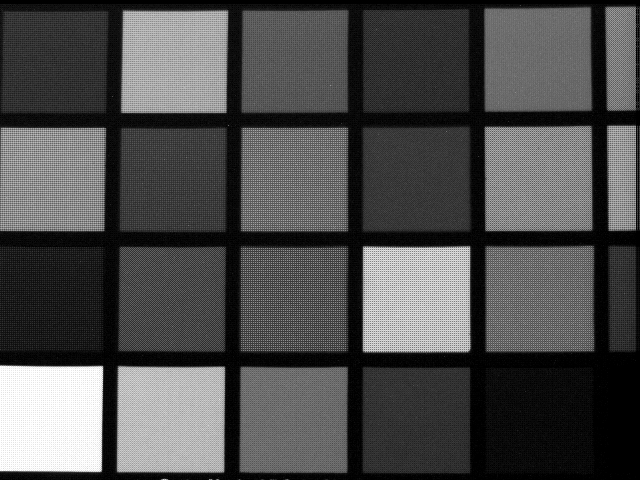
//> input picture 1 - colorChain/img/test1.bmp, 640 x 480 px, given in place of bike.avi, which was not available
$ ./VideoProcessing   (built with g++ and OpenCV 4)
//> lines starting //> are read from the running program, lines starting //| are printed output that depends on the picture; pictures that were not available may be replaced by others from this repository, and a replacement may not be noted
### 3 - mvDetection/mvDetection/UnionFind.h
#include <vector>

struct node {
	node *parent;
	int i, rank;
};

class cUnionFind {
  private:
	std::vector<node *> nodes;
	int elements, sets;

  protected:

  public:
	cUnionFind();
	~cUnionFind();

	node* MakeSet(int i);
	node* Find(node* a);
	void Union(node* a0, node* a1);

	int ElementCount();
	int SetCount();

	int Reduce();
	void Reset();
};

### 3 - mvDetection/mvDetection/Tracker.h
#ifndef TRACKER_H
#define TRACKER_H

#include <opencv2/opencv.hpp>

#include "UnionFind.h"
#include <vector>

class cTracker {

  private:
	node **labels;
	unsigned int width, height;
	cUnionFind ds;		//Disjoint Sets for Connected Component Labelling

  public:
	cTracker();
	~cTracker();

	cv::Mat extractBlobs(cv::Mat &mat);
};

#endif

### 3 - mvDetection/mvDetection/VideoProcessor.h
#if !defined VPROCESSOR
#define VPROCESSOR

#include <iostream>
#include <iomanip>
#include <sstream>
#include <string>
#include <vector>
#include <opencv2/core/core.hpp>
#include <opencv2/highgui/highgui.hpp>

#include "Tracker.h"

// Namespaces
using namespace cv;
using namespace std;


// The frame processor interface
class FrameProcessor {

  public:
	// processing method
	virtual void process(cv:: Mat &input, cv:: Mat &output) = 0;
};

class VideoProcessor {

  private:

	  // the OpenCV video capture object
	  cv::VideoCapture capture;
	  // the callback function to be called
	  // for the processing of each frame
	  void (*process)(cv::Mat&, cv::Mat&);
	  // the pointer to the class implementing
	  // the FrameProcessor interface
	  FrameProcessor *frameProcessor;
	  // a bool to determine if the
	  // process callback will be called
	  bool callIt;
	  // Input display window name
	  std::string windowNameInput;
	  // Output display window name
	  std::string windowNameOutput;
	  // delay between each frame processing
	  int delay;
	  // number of processed frames
	  long fnumber;
	  // stop at this frame number
	  long frameToStop;
	  // to stop the processing
	  bool stop;

	  // vector of image filename to be used as input
	  std::vector<std::string> images;
	  // image vector iterator
	  std::vector<std::string>::const_iterator itImg;

	  // the OpenCV video writer object
	  cv::VideoWriter writer;
	  // output filename
	  std::string outputFile;

	  // current index for output images
	  int currentIndex;
	  // number of digits in output image filename
	  int digits;
	  // extension of output images
	  std::string extension;

	  // to get the next frame
	  // could be: video file; camera; vector of images
	  bool readNextFrame(cv::Mat& frame) {

		  if (images.size() == 0)
			  return capture.read(frame);
		  else {

			  if (itImg != images.end()) {

				  frame = cv::imread(*itImg);
				  itImg++;
				  return frame.data != 0;
			  }
		  }
	  }

	  // to write the output frame
	  // could be: video file or images
	  void writeNextFrame(cv::Mat& frame) {

		  if (extension.length()) { // then we write images

			  std::stringstream ss;
		      ss << outputFile << std::setfill('0') << std::setw(digits) << currentIndex++ << extension;
			  cv::imwrite(ss.str(), frame);

		  } else { // then write video file

			  writer.write(frame);
		  }
	  }

  public:

	  // Constructor setting the default values
	  VideoProcessor() : callIt(false), delay(-1),
		  fnumber(0), stop(false), digits(0), frameToStop(-1),
	      process(0), frameProcessor(0) {
	  }

	  // set the name of the video file
	  bool setInput(std::string filename) {

		fnumber = 0;
		// In case a resource was already
		// associated with the VideoCapture instance
		capture.release();
		images.clear();

		// Open the video file
		return capture.open(filename);
	  }

	  // set the camera ID
	  // [25 lines left out: functions setInput, setInput, not called in this run]

	  // set the output video file
	  // by default the same parameters than input video will be used
	  bool setOutput(const std::string &filename, int codec=0, double framerate=0.0, bool isColor=true) {

		  outputFile = filename;
		  extension.clear();

		  if (framerate == 0.0)
			  framerate = getFrameRate(); // same as input

		  char c[4];
		  // use same codec as input
		  if (codec == 0) {
			  codec = getCodec(c);
		  }

		  // Open output video
		  return writer.open(outputFile, // filename
			  codec, // codec to be used
			  framerate,      // frame rate of the video
			  getFrameSize(), // frame size
			  isColor);       // color video?
	  }

	  // set the output as a series of image files
	  // extension must be ".jpg", ".bmp" ...
	  // [20 lines left out: function setOutput, not called in this run]

	  // set the callback function that will be called for each frame
	  void setFrameProcessor(void (*frameProcessingCallback)(cv::Mat&, cv::Mat&)) {

		  // invalidate frame processor class instance
		  frameProcessor = 0;
		  // this is the frame processor function that will be called
		  process = frameProcessingCallback;
		  callProcess();
	  }

	  // set the instance of the class that implements the FrameProcessor interface
	  // [14 lines left out: functions setFrameProcessor, stopAtFrameNo, not called in this run]

	  // process callback to be called
	  void callProcess() {

		  callIt = true;
	  }

	  // do not call process callback
	  void dontCallProcess() {

		  callIt = false;
	  }

	  // to display the processed frames
	  void displayInput(std::string wn) {

		  windowNameInput = wn;
		  cv::namedWindow(windowNameInput);
	  }

	  // to display the processed frames
	  void displayOutput(std::string wn) {

		  windowNameOutput = wn;
		  cv::namedWindow(windowNameOutput);
	  }

	  // do not display the processed frames
	  // [7 lines left out: function dontDisplay, not called in this run]

	  // set a delay between each frame. 0 means wait at each frame. negative means no delay
	  void setDelay(int d) {

		  delay = d;
	  }

	  // a count is kept of the processed frames
	  // [4 lines left out: function getNumberOfProcessedFrames, not called in this run]

	  // return the size of the video frame
	  cv::Size getFrameSize() {

		if (images.size() == 0) {

			// get size of from the capture device
			int w = static_cast<int>(capture.get(CV_CAP_PROP_FRAME_WIDTH));
			int h = static_cast<int>(capture.get(CV_CAP_PROP_FRAME_HEIGHT));

			return cv::Size(w,h);
		}
		else { // if input is vector of images

			cv::Mat tmp = cv::imread(images[0]);
			if (!tmp.data) return cv::Size(0,0);
			else return tmp.size();
		}
	  }

	  // return the frame number of the next frame
	  long getFrameNumber() {

		if (images.size() == 0) {

			// get info of from the capture device
	 	    long f = static_cast<long>(capture.get(CV_CAP_PROP_POS_FRAMES));
		    return f;
		}
		else { // if input is vector of images

			return static_cast<long>(itImg - images.begin());
		}
	  }

	  // return the position in ms
	  double getPositionMS() {

		  // undefined for vector of images
		  if (images.size() != 0) return 0.0;

	 	  double t = capture.get(CV_CAP_PROP_POS_MSEC);
		  return t;
	  }

	  // return the frame rate
	  double getFrameRate() {

		  // undefined for vector of images
		  if (images.size() != 0) return 0;

	 	  double r = capture.get(CV_CAP_PROP_FPS);
		  return r;
	  }

	  // return the number of frames in video
	  long getTotalFrameCount() {

		  // for vector of images
		  if (images.size() != 0) return images.size();

	 	  long t = capture.get(CV_CAP_PROP_FRAME_COUNT);
		  return t;
	  }

	  // get the codec of input video
	  int getCodec(char codec[4]) {

		  // undefined for vector of images
		  if (images.size() != 0) return -1;

		  union {
			  int value;
			  char code[4];
		  } returned;

		  returned.value= static_cast<int>(capture.get(CV_CAP_PROP_FOURCC));

		  codec[0]= returned.code[0];
		  codec[1]= returned.code[1];
		  codec[2]= returned.code[2];
		  codec[3]= returned.code[3];

		  return returned.value;
	  }

	  // go to this frame number
	  // [49 lines left out: functions setFrameNumber, setPositionMS, setRelativePosition, not called in this run]

	  // Stop the processing
	  void stopIt() {

		  stop = true;
	  }

	  // Is the process stopped?
	  bool isStopped() {

		  return stop;
	  }

	  // Is a capture device opened?
	  bool isOpened() {

		  return capture.isOpened() || !images.empty();
	  }

	  // to grab (and process) the frames of the sequence
	  void run() {

		  // current frame
		  cv::Mat frame;
		  // output frame
		  cv::Mat output;

		  Mat morphoFrame;

		  cTracker tracker;
		  namedWindow("tracker", CV_WINDOW_AUTOSIZE);
		  Mat tempCCL;

		  // if no capture device has been set
		  if (!isOpened())
			  return;

		  stop = false;

		  while (!isStopped()) {

			  // read next frame if any
			  if (!readNextFrame(frame))
				  break;

		      // calling the process function or method
			  if (callIt) {

				// process the frame
				if (process)
				    process(frame, output);
				else if (frameProcessor)
					frameProcessor->process(frame, output);

				// increment frame number
			    fnumber++;
			  }
			  else {

				output = frame;
			  }

			  // write output sequence
			  if (outputFile.length() != 0)
				  writeNextFrame(output);


			  // ======== TASK: FILTERING OF DETECTED MOVING PIXELS USING MORPHOLOGICAL OPERATORS ========
			  // dilate original image
			  cv::dilate(output, morphoFrame, cv::Mat(), cv::Point(-1,-1), 2);
			  // in-place erosion of the dilated image
			  cv::erode(morphoFrame, morphoFrame, cv::Mat(), cv::Point(-1,-1), 7);

			  // ======== TASK: CONNECTED COMPONENT LABELLING (4-NEIGHBOURHOOD, 2 PASS METHOD) ========
			  tempCCL = tracker.extractBlobs(morphoFrame);


			  // ======== TASK: DISPLAY OF VIDEO IMAGE PROCESSES ========
			  displayFourProcesses(frame, output, morphoFrame, tempCCL);

			  // introduce a delay
			  if (delay>=0 && cv::waitKey(delay) >= 0)
				stopIt();

			  // check if we should stop
			  if (frameToStop>=0 && getFrameNumber()==frameToStop)
				  stopIt();
		  }
	  }


	// --- DISPLAY 2x2 VIDEO PROCESSES ---
	void displayFourProcesses(Mat& upLeftImage, Mat& upRightImage, Mat& dnLeftImage, Mat& dnRightImage) {

		//Convert grayscale upRightImage to BGR upRightImage for compatibility

		//cvtColor(upLeftImage, upLeftImage, CV_GRAY2BGR);
		cvtColor(upRightImage, upRightImage, CV_GRAY2BGR);
		cvtColor(dnLeftImage, dnLeftImage, CV_GRAY2BGR);
		//cvtColor(dnRightImage, dnRightImage, CV_GRAY2BGR);

		Mat doubleImage(upLeftImage.rows*2, upLeftImage.cols*2, upLeftImage.type());

		upLeftImage.copyTo(doubleImage(Rect(0, 0, upLeftImage.cols, upLeftImage.rows)));
		upRightImage.copyTo(doubleImage(Rect(upLeftImage.cols, 0, upLeftImage.cols, upLeftImage.rows)));
		dnLeftImage.copyTo(doubleImage(Rect(0, upLeftImage.rows, upLeftImage.cols, upLeftImage.rows)));
		dnRightImage.copyTo(doubleImage(Rect(upLeftImage.cols, upLeftImage.rows, upLeftImage.cols, upLeftImage.rows)));

		namedWindow("Assignment 3", CV_WINDOW_AUTOSIZE);
		imshow("Assignment 3", doubleImage);
	}
};

#endif

### 3 - mvDetection/mvDetection/UnionFind.cpp
#include "UnionFind.h"

cUnionFind::cUnionFind() : elements(0), sets(0) {
}

cUnionFind::~cUnionFind() {
	for (int i = 0; i < nodes.size(); i++) delete nodes[i];
	nodes.clear();
}

node* cUnionFind::MakeSet(int i) {
	if (elements + 1 > nodes.size()) nodes.push_back(new node);

	nodes[elements]->parent = nodes[elements];
	nodes[elements]->i = i;
	nodes[elements]->rank = 0;

	elements++;
	sets++;

	return nodes[elements-1];
}

node* cUnionFind::Find(node* a) {			// with path compression
	if (a->parent == a) return a;
	else {
		a->parent = Find(a->parent);
		return a->parent;
	}
}

void cUnionFind::Union(node* a0, node* a1) {		// union by rank
	if (a0 == a1) return;

	node *a2 = Find(a0);
	node *a3 = Find(a1);

	if (a2 == a3) return;

	if      (a2->rank < a3->rank) a2->parent = a3;
	else if (a3->rank < a2->rank) a3->parent = a2;
	else {
		a2->parent = a3;
		a3->rank++;
	}

	sets--;
}

int cUnionFind::ElementCount() {
	return elements;
}

int cUnionFind::SetCount() {
	return sets;
}

int cUnionFind::Reduce() {
	int j = 0;
	for (int i = 0; i < elements; i++)
		if (nodes[i]->parent == nodes[i])
			nodes[i]->i = j++;
	return j;
}

void cUnionFind::Reset() {
	elements = sets = 0;
}

### 3 - mvDetection/mvDetection/Tracker.cpp
#include "Tracker.h"
#include <iostream>

cTracker::cTracker() : labels(NULL) { }

cTracker::~cTracker() {
	if (labels) delete [] labels;
}

cv::Mat cTracker::extractBlobs(cv::Mat &mat) {

	// mat.cols, mat.rows -- allocate vectors
	if (mat.cols != width || mat.rows != height) {

		width = mat.cols; height = mat.rows;

		if (labels)
			delete [] labels;

		labels = new node*[width*height];
	}

	// reset our data structure for reuse
	ds.Reset();
	int index;

	// generate equivalence sets -- connected component labeling (4-connected)
	labels[0] = ds.MakeSet(0);

	for (int j = 1; j < mat.cols; j++)
		labels[j] = mat.data[j] != mat.data[j-1] ? ds.MakeSet(0) : labels[j-1];

	for (int j = mat.cols; j < mat.rows*mat.cols; j++) {

		if (mat.data[j] == mat.data[j-1]) {
			labels[j] = labels[j-1];

			if (mat.data[j-1] == mat.data[j-mat.cols])
				ds.Union(labels[j-1], labels[j-mat.cols]);
		}

		else if (mat.data[j] == mat.data[j-mat.cols])
			labels[j] = labels[j-mat.cols];

		else labels[j] = ds.MakeSet(0);
	}

	cv::Mat imgOut(mat.size(), CV_8UC3);

	int numBlobs = ds.Reduce();

	std::vector<cv::Vec3b> colors;
	colors.push_back(cv::Vec3b(0, 0, 0));	//background

	for(int lbl = 1; lbl < numBlobs; ++lbl )
		colors.push_back( cv::Vec3b( (rand()&255), (rand()&255), (rand()&255) ) );

	for (int j = 0; j < mat.rows; j++) {
		for (int i = 0; i < mat.cols; i++) {
			index = ds.Find(labels[j*mat.cols+i])->i;

			cv::Vec3b &pix = imgOut.at<cv::Vec3b>(j, i);
			pix = colors[index];
		}
	}

	return imgOut;
}

### 3 - mvDetection/mvDetection/VideoProcessing.cpp
// [16 lines of licence text are left out]

#include <iostream>
#include <opencv2/core/core.hpp>
#include <opencv2/imgproc/imgproc.hpp>
#include <opencv2/highgui/highgui.hpp>

#include "videoprocessor.h"

// [5 lines left out: function draw, not called in this run]

void canny(cv::Mat& img, cv::Mat& out) {

	// Convert to gray
	cv::cvtColor(img,out,CV_BGR2GRAY);
	// Compute Canny edges
	cv::Canny(out,out,100,200);
	// Invert the image
	cv::threshold(out,out,128,255,cv::THRESH_BINARY_INV);
}

int main()
{
	// Open the video file
    cv::VideoCapture capture("../bike.avi");
	// check if video successfully opened
	if (!capture.isOpened())
		return 1;

	// Get the frame rate
	double rate= capture.get(CV_CAP_PROP_FPS);

	bool stop(false);
	cv::Mat frame; // current video frame
	cv::namedWindow("Extracted Frame");

	// Delay between each frame
	// corresponds to video frame rate
	int delay= 1000/rate;

	// for all frames in video
	while (!stop) {

		// read next frame if any
		if (!capture.read(frame))
			break;
//> frame is the input picture: 480 rows x 640 cols, CV_8UC3; min 0, max 255, mean 77.9

		cv::imshow("Extracted Frame",frame);

		// introduce a delay
		// or press key to stop
		if (cv::waitKey(delay)>=0)
//> the Esc key is pressed
				stop= true;
	}

	// Close the video file
	capture.release();

	cv::waitKey();

	// Now using the VideoProcessor class

	// Create instance
	VideoProcessor processor;
	// Open video file
	processor.setInput("../bike.avi");
	// Declare a window to display the video
	processor.displayInput("Input Video");
	processor.displayOutput("Output Video");
	// Play the video at the original frame rate
	processor.setDelay(1000./processor.getFrameRate());
	// Set the frame processor callback function
	processor.setFrameProcessor(canny);
	// Start the process
	processor.run();
//> in canny, `cv::Canny(out,out,100,200);`:
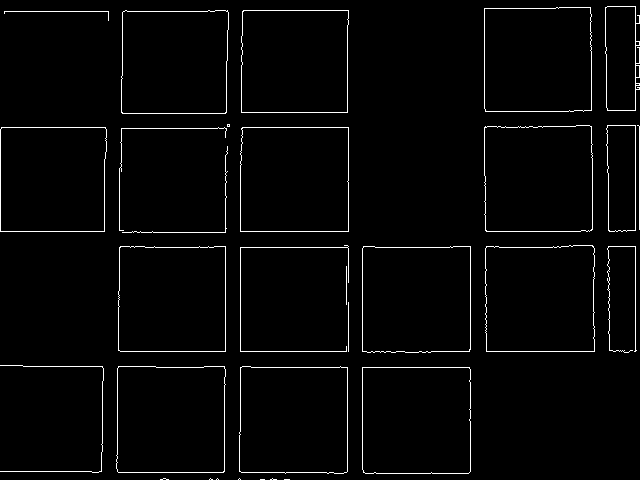
//> out: 480 rows x 640 cols, CV_8UC1; 2.4% white in thin lines or dots
//> after the loop in extractBlobs, `for (int j = 0; j < mat.rows; j++)`: index = 0
//> in displayFourProcesses, `upLeftImage.copyTo(doubleImage(Rect(0, 0, upLeftImage.cols, upLeftImag..`:
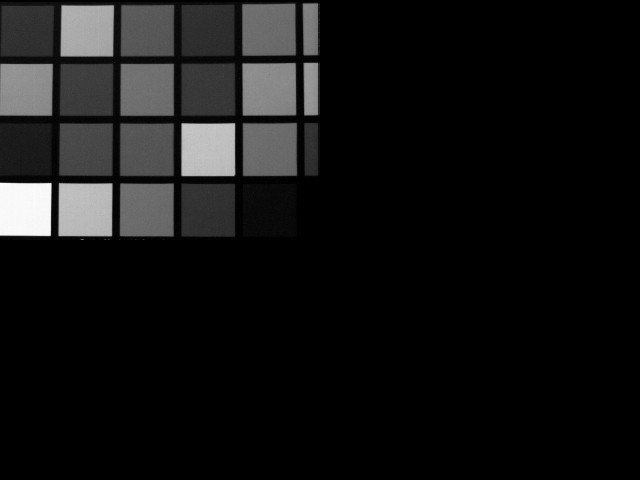
//> doubleImage: 960 rows x 1280 cols, CV_8UC3 (shown at 1/2 size); min 0, max 255, mean 19.5
//> in displayFourProcesses, `upRightImage.copyTo(doubleImage(Rect(upLeftImage.cols, 0, upLeftImage...`:
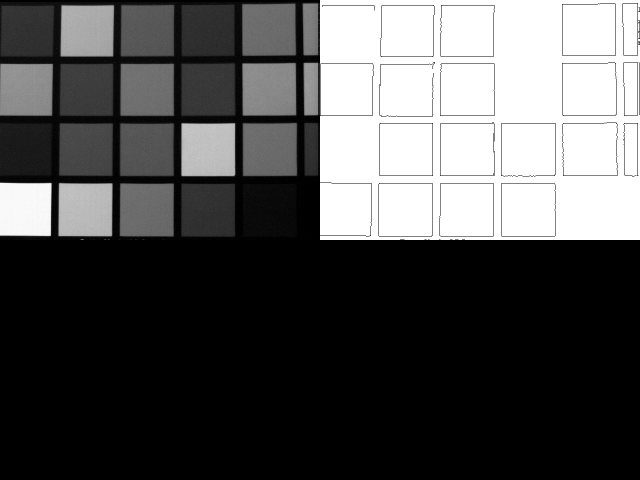
//> doubleImage: 960 rows x 1280 cols, CV_8UC3 (shown at 1/2 size); min 0, max 255, mean 81.7
//> in displayFourProcesses, `dnLeftImage.copyTo(doubleImage(Rect(0, upLeftImage.rows, upLeftImage.c..`:
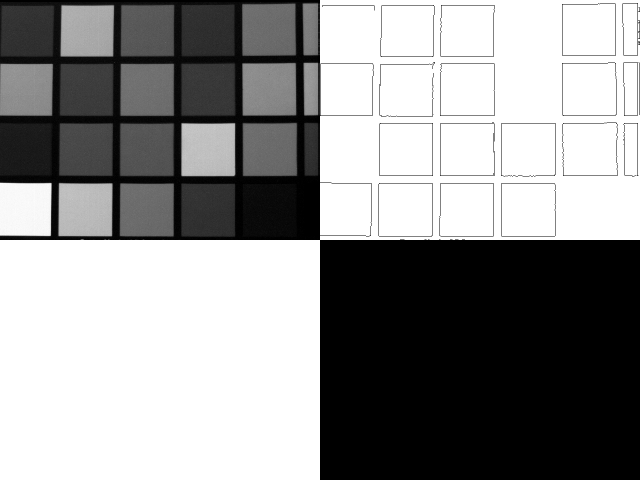
//> doubleImage: 960 rows x 1280 cols, CV_8UC3 (shown at 1/2 size); min 0, max 255, mean 145.4
//> the Esc key is pressed
	cv::waitKey();

	// Second test
	// Create instance
    //	VideoProcessor processor;
	// Open video file
	processor.setInput("../bike.avi");

	// Get basic info about video file
	cv::Size size= processor.getFrameSize();
	std::cout << size.width << " " << size.height << std::endl;
	std::cout << processor.getFrameRate() << std::endl;
	std::cout << processor.getTotalFrameCount() << std::endl;
	std::cout << processor.getFrameNumber() << std::endl;
	std::cout << processor.getPositionMS() << std::endl;

	// No processing
	processor.dontCallProcess();
	// Output filename
//	processor.setOutput("../output/bikeOut",".jpg");
	char codec[4];
	processor.setOutput("../output/bike.avi",processor.getCodec(codec),processor.getFrameRate());
	std::cout << "Codec: " << codec[0] << codec[1] << codec[2] << codec[3] << std::endl;

	// Position the stream at frame 300
    //	processor.setFrameNumber(300);
    //	processor.stopAtFrameNo(120);

	// Declare a window to display the video
	processor.displayInput("Current Frame");
	processor.displayOutput("Output Frame");

	// Play the video at the original frame rate
	processor.setDelay(1000./processor.getFrameRate());

	// Start the process
	processor.run();
//> in run (call 2), `cv::dilate(output, morphoFrame, cv::Mat(), cv::Point(-1,-1), 2);`:
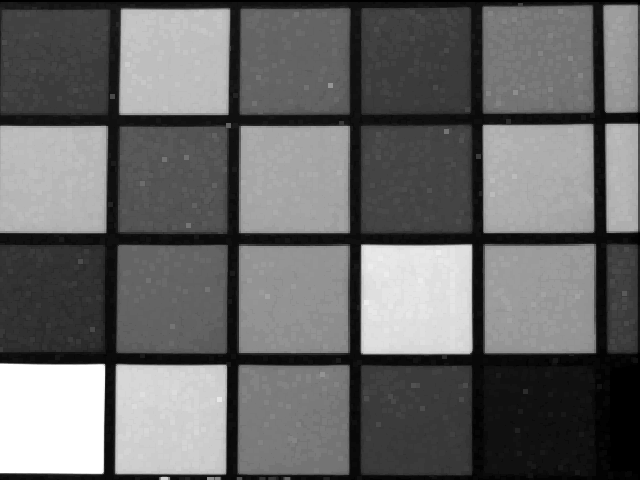
//> morphoFrame: 480 rows x 640 cols, CV_8UC3; min 0, max 255, mean 104.4
//> in run (call 2), `cv::erode(morphoFrame, morphoFrame, cv::Mat(), cv::Point(-1,-1), 7);`:
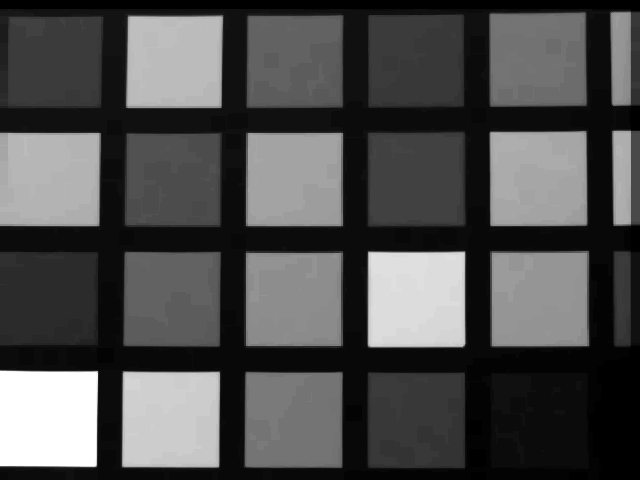
//> morphoFrame: 480 rows x 640 cols, CV_8UC3; min 0, max 255, mean 78.3
//> the loop in extractBlobs (call 2), `for (int j = 0; j < mat.rows; j++)` made 480 passes
//> index on passes 1 to 3: 0, 0, 0
//> in run (call 2), `tempCCL = tracker.extractBlobs(morphoFrame);`:
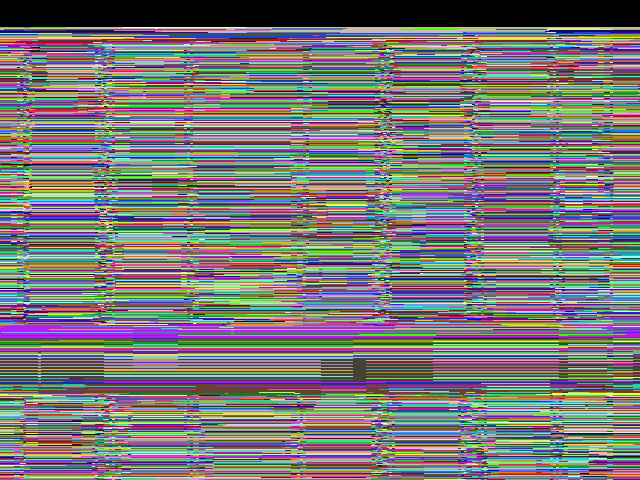
//> tempCCL: 480 rows x 640 cols, CV_8UC3; mean B, G, R 119, 119, 120.3
//> (the run ends here: the program stops with an error, at `cvtColor(upRightImage, upRightImage, CV_GRAY2BGR);`)
